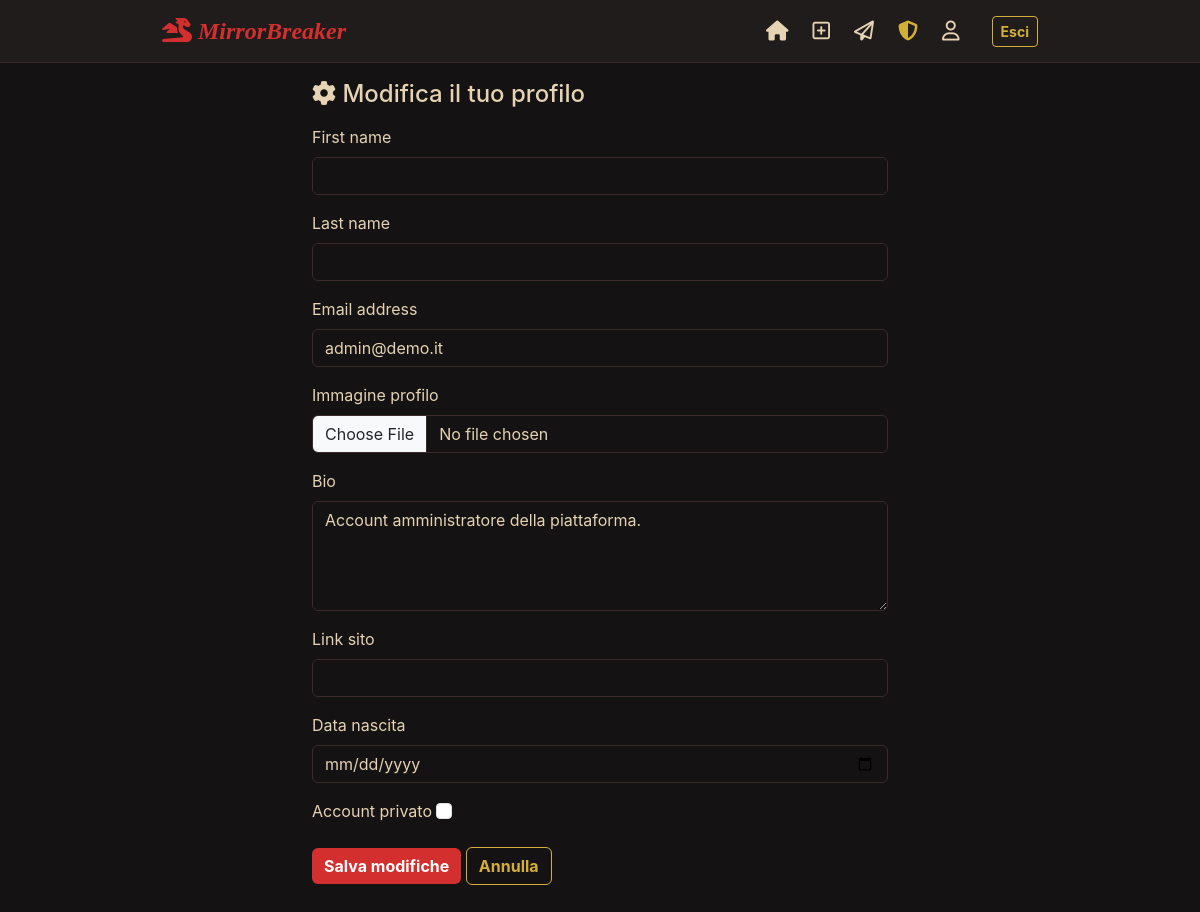
/impostazioni/ (signed in), run on an earlier commit of the app's database.
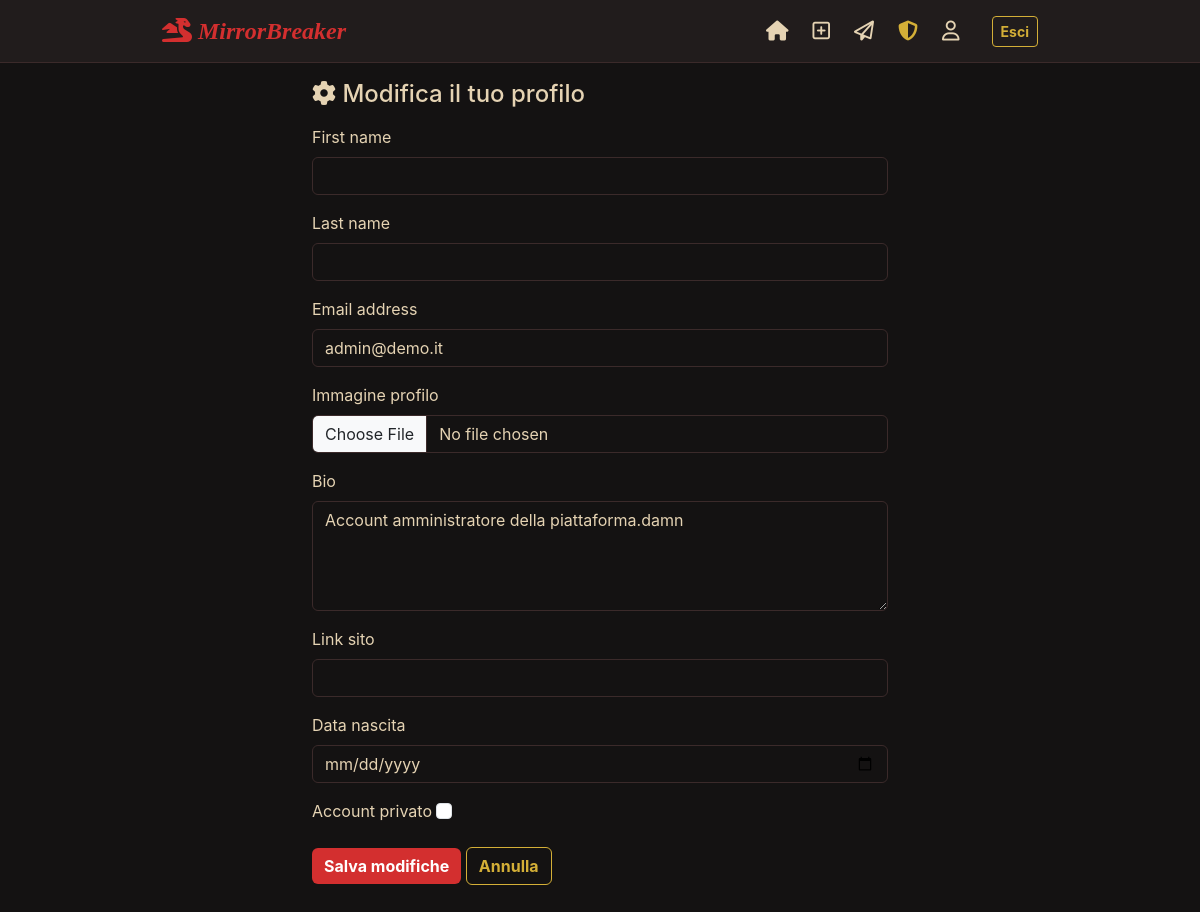
And on a later commit of the database.
### users/models.py (models this page shows, shortened)
class CustomUser(AbstractUser):
    ROLE_CHOICES = (
        ('standard',  'Utente Standard'),
        ('moderator', 'Moderatore'),
    )
    ruolo = models.CharField(max_length=20, choices=ROLE_CHOICES, default='standard')
    immagine_profilo = models.ImageField(upload_to='avatars/', null=True, blank=True)
    bio              = models.TextField(max_length=500, blank=True)
    link_sito        = models.URLField(max_length=200, blank=True)
    data_nascita     = models.DateField(null=True, blank=True)
    account_privato  = models.BooleanField(default=False)
    is_banned        = models.BooleanField(default=False)   # gestito dal moderatore
    following = models.ManyToManyField(
        'self',
        symmetrical=False,
        related_name='followers',
        blank=True,
    )
    richieste_follow = models.ManyToManyField(
        'self',
        symmetrical=False,
        related_name='richieste_in_arrivo',
        blank=True,
    )
    @property
    def is_moderator(self):
        return self.ruolo == 'moderator'

### users/views.py (the view)
# urls.py: path('impostazioni/',           views.modifica_profilo_view,       name='modifica_profilo'),
@login_required
def modifica_profilo_view(request):
    if request.method == 'POST':
        form = ModificaProfiloForm(request.POST, request.FILES, instance=request.user)
        if form.is_valid():
            form.save()
            messages.success(request, "Profilo aggiornato.")
            return redirect('users:profilo', username=request.user.username)
    else:
        form = ModificaProfiloForm(instance=request.user)
    return render(request, 'users/modifica_profilo.html', {'form': form})

### users/forms.py (shortened to what this page needs)
class ModificaProfiloForm(forms.ModelForm):
    class Meta:
        model  = CustomUser
        fields = (
            'first_name', 'last_name', 'email',
            'immagine_profilo', 'bio', 'link_sito',
            'data_nascita', 'account_privato',
        )
        widgets = {
            'first_name':      forms.TextInput(attrs={'class': 'form-control'}),
            'last_name':       forms.TextInput(attrs={'class': 'form-control'}),
            'email':           forms.EmailInput(attrs={'class': 'form-control'}),
            'link_sito':       forms.URLInput(attrs={'class': 'form-control'}),
            'immagine_profilo': forms.ClearableFileInput(attrs={'class': 'form-control'}),
            'bio':           forms.Textarea(attrs={'rows': 4, 'maxlength': 500, 'class': 'form-control'}),
            'data_nascita':  forms.DateInput(attrs={'type': 'date', 'class': 'form-control'}),
            'account_privato': forms.CheckboxInput(attrs={'class': 'form-check-input'}),
        }

### users/templates/users/modifica_profilo.html (shortened to what this page needs)
{% extends "base.html" %}
{% block content %}
<h4 class="mb-3"><i class="fa-solid fa-gear"></i> Modifica il tuo profilo</h4>
<form method="post" enctype="multipart/form-data">
    {% for field in form %}
        <div class="mb-3">
            <label class="form-label">{{ field.label }}</label>
            {{ field }}
        </div>
    {% endfor %}
    <button type="submit" class="btn btn-kiki">Salva modifiche</button>
    <a href="{% url 'users:profilo' request.user.username %}" class="btn btn-kiki-outline">Annulla</a>
</form>
{% endblock %}

What changed in the data, as far as the page shows it:
changed CustomUser "admin@demo.it": bio "Account amministratore della piattaforma." → "Account amministratore della piattaforma.damn"
